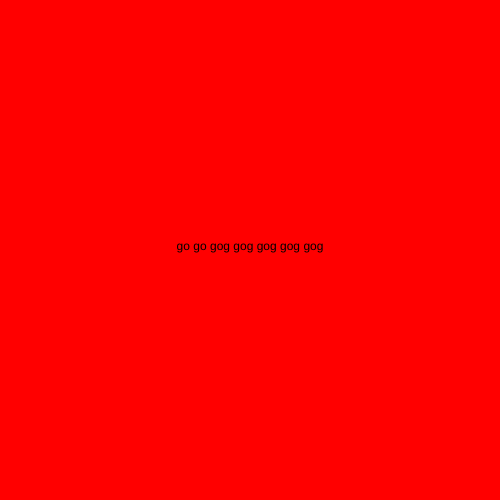
Frame 1 (no input)
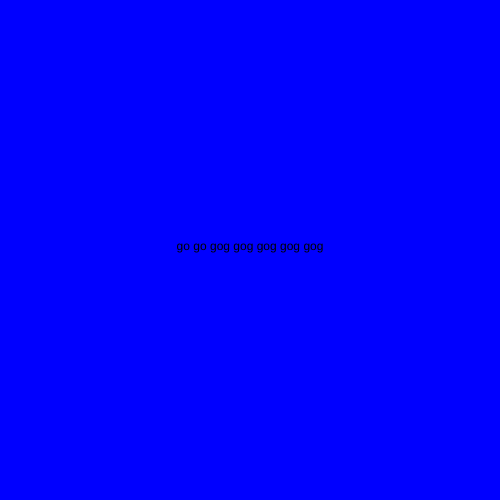
Frame 60 (no input)
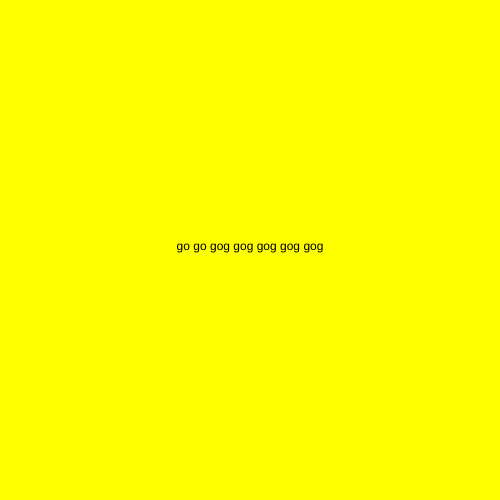
Frame 120 (the mouse pressed at the canvas centre since frame 60)

The p5.js sketch that drew these frames (run headless with seeded random() and noise() and a simulated clock; from frame 60 on, the mouse is pressed at the canvas centre):

// p5.js sketch
// ── sketch.js
let timer = 0;
let state = 0;
function setup() {
  createCanvas(500, 500);
  textAlign(CENTER);
}

function draw() {


switch(state){
  case 0:
    background("red");
    text("go go gog gog gog gog gog",width/2, height/2);
  break;
  case 1:
    
    background("blue");
    text("go go gog gog gog gog gog",width/2, height/2);
  break;
  case 2:
    background("yellow");

    text("go go gog gog gog gog gog",width/2, height/2);
  break;


}
++timer;
if ( timer > 50){
  timer = 0;
  ++state;
  if (state > 2){
    state = 0;
  }
}


}
